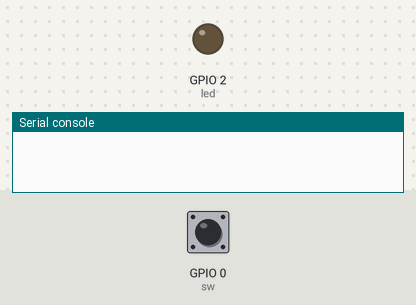
The program below on a simulated ESP32 board running MicroPython. Parts: output pins drawn as LEDs (lit = HIGH), the last lines printed to the serial console. Dashed ring = blinking. The test bench sets the inputs (shaded band); at power-on: GPIO 0 (sw) HIGH.

Above: at 1.2 s.
1.3 s: GPIO 0 (sw) pulled LOW for 0.15 s
At 1.65 s:
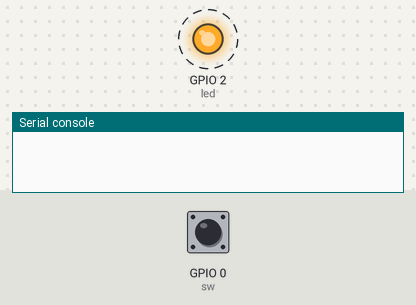
4.3 s: GPIO 0 (sw) pulled LOW for 3.2 s
At 8.7 s:
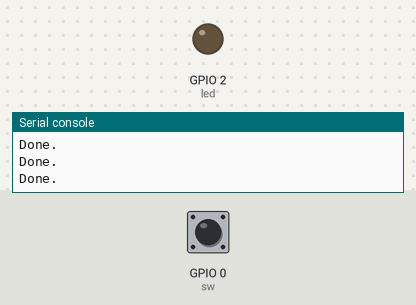
Timing chart, 0 to 10.2 s (numbered marks = the images above; inputs shaded):
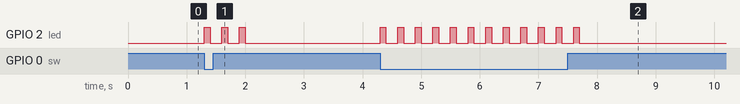

The program:

cpu____.py
```python
import machine
import time
led = machine.Pin(2,machine.Pin.OUT)  #定义led为输出
sw = machine.Pin(0,machine.Pin.IN)    #定义sw为输入

def blink_led_ntimes(num, t_on, t_off, msg):
    counter = 0
    while (counter < num):
        led.on()
        time.sleep(t_on)
        led.off()
        time.sleep(t_off)
        counter += 1
    print (msg)

#CPU轮询
while True:
    if(sw.value() == 0):  #按键按下
        blink_led_ntimes(3, 0.1, 0.2, 'Done.')
```

Measured:
- after the input at 1.3 s, GPIO 2 (led): alternates HIGH for 0.10 s and LOW for 0.20 s, 6 changes in all, then stays LOW, starting at once
- after the input at 4.3 s, GPIO 2 (led): alternates HIGH for 0.10 s and LOW for 0.20 s, 24 changes in all, then stays LOW, starting at once
